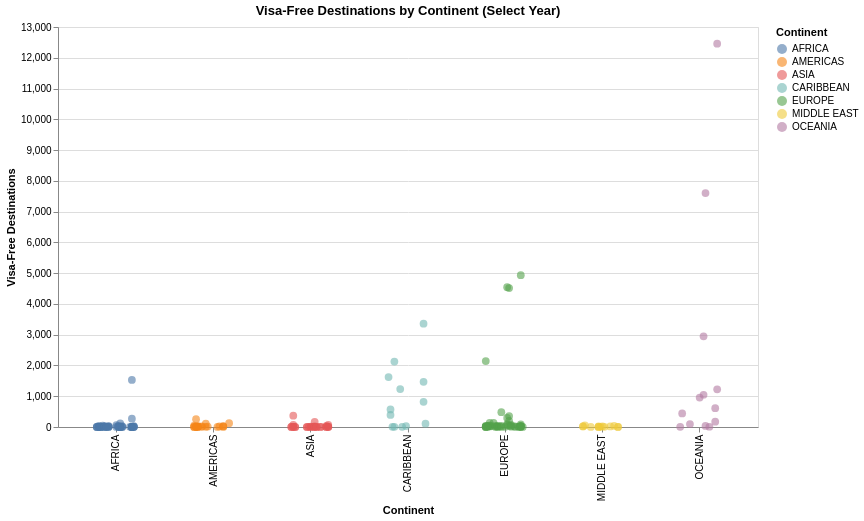

The notebook cell saved with this chart:
### Code cell
year_slider = alt.binding_range(min=2006, max=2025, step=1, name='Year: ')
year_select = alt.selection_point(name='year_selection', fields=['year'], bind=year_slider, value=2021)

strip_chart = alt.Chart(rank_by_year).mark_circle(size=60, opacity=0.6).encode(
    x=alt.X('region:N', title='Continent'),
    y=alt.Y('visa_free_per_million:Q', title='Visa-Free Destinations'),
    color=alt.Color('region:N', title='Continent'),
    tooltip=['country', 'region', 'year', 'visa_free_count'],
    xOffset=alt.XOffset('jitter:Q', scale=alt.Scale(domain=[-0.2, 0.2]))
).add_params(
    year_select
).transform_filter(
    year_select
).transform_calculate(
        jitter="((indexof('ABCDEFGHIJKLMNOPQRSTUVWXYZabcdefghijklmnopqrstuvwxyz', substring(datum.country, 0, 1)) % 20) / 100 - 0.1)"

).properties(
    title='Visa-Free Destinations by Continent (Select Year)',
    width=700,
    height=400
)

strip_chart

### Figure 1 — Vega-Lite specification as saved in the notebook (floating-point values rounded to 4 significant figures; data arrays with more than 128 entries replaced by an {"elided": "..."} marker saying what was removed)
{"config": {"view": {"continuousWidth": 300, "continuousHeight": 300}}, "data": {"name": "data-461f42a1a50c9eb222976538c2383df7"}, "mark": {"type": "circle", "opacity": 0.6, "size": 60}, "encoding": {"color": {"field": "region", "title": "Continent", "type": "nominal"}, "tooltip": [{"field": "country", "type": "nominal"}, {"field": "region", "type": "nominal"}, {"field": "year", "type": "quantitative"}, {"field": "visa_free_count", "type": "quantitative"}], "x": {"field": "region", "title": "Continent", "type": "nominal"}, "xOffset": {"field": "jitter", "scale": {"domain": [-0.2, 0.2]}, "type": "quantitative"}, "y": {"field": "visa_free_per_million", "title": "Visa-Free Destinations", "type": "quantitative"}}, "height": 400, "params": [{"name": "year_selection", "select": {"type": "point", "fields": ["year"]}, "bind": {"input": "range", "max": 2025, "min": 2006, "name": "Year: ", "step": 1}, "value": 2021}], "title": "Visa-Free Destinations by Continent (Select Year)", "transform": [{"filter": {"param": "year_selection"}}, {"calculate": "((indexof('ABCDEFGHIJKLMNOPQRSTUVWXYZabcdefghijklmnopqrstuvwxyz', substring(datum.country, 0, 1)) % 20) / 100 - 0.1)", "as": "jitter"}], "width": 700, "$schema": "https://vega.github.io/schema/vega-lite/v5.20.1.json", "datasets": {"data-461f42a1a50c9eb222976538c2383df7": {"elided": "3950 records"}}}
